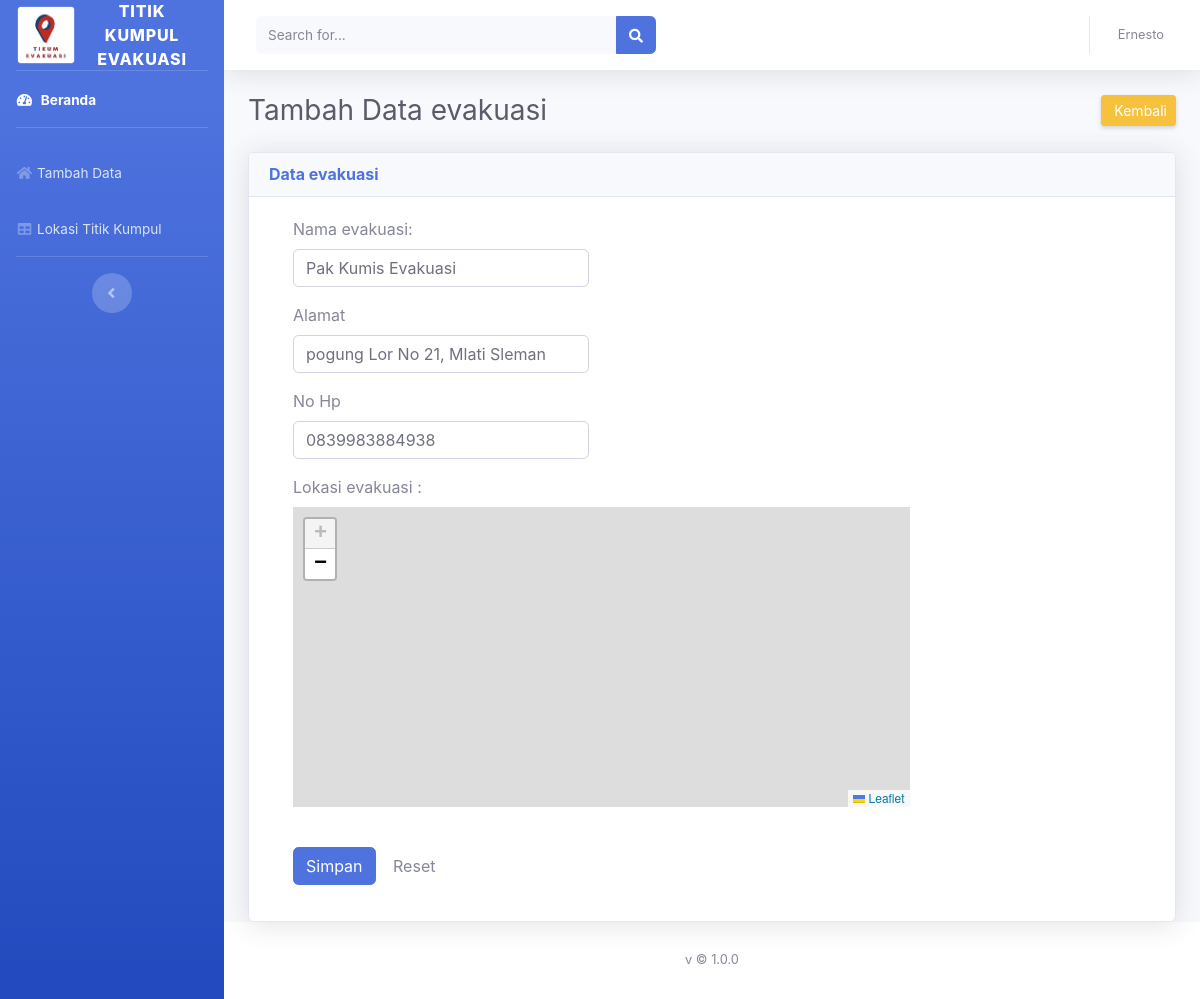
Page /admin/index.php?halaman=evakuasi&aksi=edit_evakuasi&id=4 on the committed database.
### tables this page shows
CREATE TABLE `tb_evakuasi` (
  `id_evakuasi` int(11) NOT NULL,
  `nama` varchar(100) NOT NULL,
  `alamat` text NOT NULL,
  `no_hp` varchar(13) NOT NULL,
  `lat` varchar(55) NOT NULL,
  `lng` varchar(55) NOT NULL
);

### admin/page/hal_ubah_evakuasi.php (the view, shortened to what this page needs)
<?php
include "../koneksi/koneksi.php";
$id = @$_GET['id'];
$sql = mysqli_query($koneksi, "select * from tb_evakuasi where id_evakuasi='$id'");
$result = $sql->fetch_assoc();
?>
<div class="container-fluid">
  <div class="d-sm-flex align-items-center justify-content-between mb-4">
    <h1 class="h3 mb-0 text-gray-800">Tambah Data evakuasi</h1>
    <a href="?halaman=evakuasi" class="d-none d-sm-inline-block btn btn-sm btn-warning shadow-sm"> Kembali</a>
  </div>
  <div class="row">
    <div class="col-xl-12 col-lg-7">
      <div class="card shadow mb-12">
        <div class="card-header py-12">
          <h6 class="m-0 font-weight-bold text-primary">Data evakuasi</h6>
        </div>
        <div class="card-body">
          <div class="col-md-9">
            <form class="form-horizontal" id="form" action="" method="post" enctype="multipart/form-data">
              <div class="form-group has-feedback">
                <div class="col-md-12">
                  <label>Nama evakuasi:</label>
                </div>
                <div class="col-sm-6">
                  <input type="text" class="form-control" name="nama" value="<?php echo $result['nama']; ?>" required>
                </div>
              </div>
              <div class="form-group has-feedback">
                <div class="col-md-12">
                  <label> Alamat </label>
                </div>
                <div class="col-sm-6">
                  <input type="text" class="form-control" name="alamat" value="<?php echo $result['alamat']; ?>"
                    required>
                </div>
              </div>
              <div class="form-group has-feedback">
                <div class="col-md-12">
                  <label>No Hp</label>
                </div>
                <div class="col-sm-6">
                  <input type="text" class="form-control" name="no_hp" value="<?php echo $result['no_hp']; ?>"
                    maxlength="13" required>
                </div>
              </div>
              <div class="form-group has-feedback">
                <div class="col-md-12">
                  <label> Lokasi evakuasi :</label>
                </div>
                <div class="col-sm-12">
                  <div id="mapid" style="height: 300px"></div>
                  <br>
                </div>
              </div>
              <div class="form-group">
                <div class="col-sm-offset-4 col-sm-6">
                  <input type="submit" class="btn btn-primary" name="kirim" value="Simpan">
                  <input type="reset" class="btn btn-default" nama="reset" value="Reset">
                </div>
              </div>
            </form>
          </div>
        </div>
      </div>
    </div>
  </div>
</div>

### rows in the picture
tb_evakuasi: nama "Pak Kumis Evakuasi", alamat "pogung Lor No 21, Mlati Sleman", no_hp "0839983884938"
